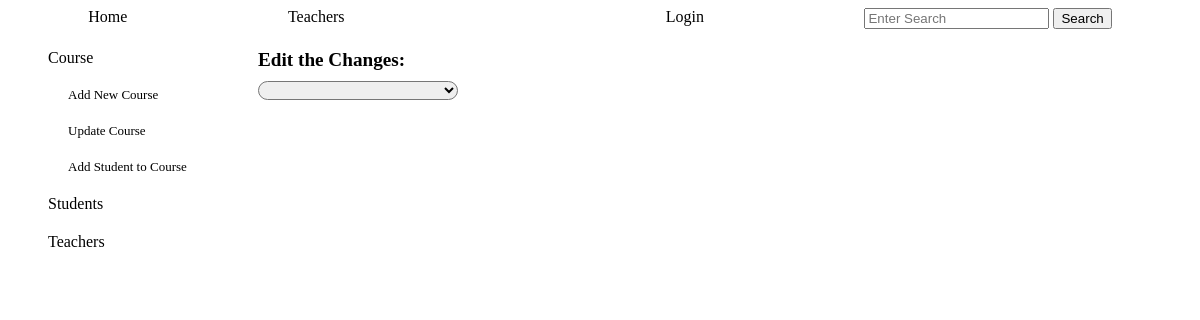
Before: /chosen_course/7 with the older database file.
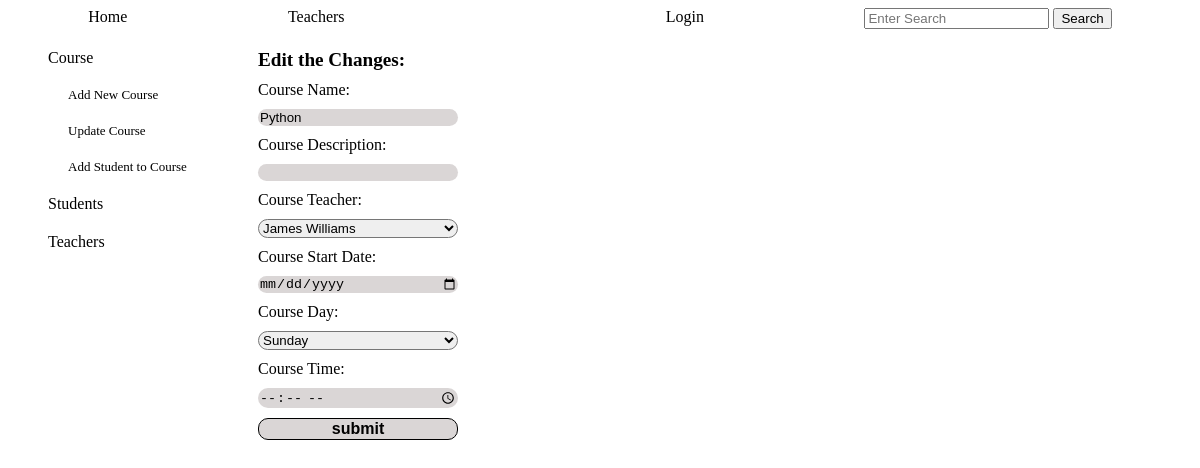
After: the same page with the newer database file.
### tables this page shows
CREATE TABLE courses (
        id INTEGER PRIMARY KEY,
        name TEXT NOT NULL,
        description TEXT,
        teacher_id TEXT NOT NULL,
        start TEXT,
        day TEXT,
        time TEXT, 
        FOREIGN KEY (teacher_id) REFERENCES teachers (id)
        );

CREATE TABLE teachers (
        id INTEGER PRIMARY KEY,
        name TEXT NOT NULL,
        email TEXT NOT NULL UNIQUE,
        phone TEXT
        );

### app.py (the view)
@app.route('/chosen_course/<course_id>', methods=['GET', 'POST'])
def chosen_course_update(course_id):
    log=check_log()
    admin_dict=chek_admin()
    form2=['create']
    chosen_course={}
    chosen_course['title_chosen']='Edit the Changes:'
    course=crud.read_if('*',"courses","id", course_id)
    course_info=create_courses_objects(course)
    for c in course_info:
        c.start=crud.read_if('start',"courses","id", course_id)[0]
    chosen_course['course_info']=course_info
    chosen_course['teachers']=create_teachers_objects(crud.read_all('teachers'))
    teacher_info=[]
    for course in course_info:
        for teacher in create_teachers_objects(crud.read_all('teachers')):
            if course.teacher_id==str(teacher.tid):
                teacher_info.append(teacher.tid)
                teacher_info.append(teacher.name)
    if request.method=='POST':
        name=request.form['name'].title()
        description=request.form['description']
        teacher_id=request.form['teacher_id']
        start=request.form['start']
        day=request.form['day']
        time=request.form['time']
        crud.update_if('courses', 'name, description, teacher_id, start, day, time', f"'{name}', '{description}', '{teacher_id}', '{start}', '{day}', '{time}'",'id', course_id)
        return redirect(url_for('course_info', course_id=course_id))
    else:
        return render_template('update_courses.html', log=log, admin_dict=admin_dict, form='', form2=form2 ,chosen_course=chosen_course, teacher_info=teacher_info)

### app.py (called while the page is built)
def check_log():
    log_result={}
    if "name" in session:
        link='/logout'
        log='Logout'
        log_result['link']=link
        log_result['log']=log
        return log_result
    else:
        link='/login'
        log='Login'
        log_result['link']=link
        log_result['log']=log
        return log_result

def chek_admin():
    if "role" in session:
        if session['role']=='admin':
            admin_dict={}
            admin_dict['id']=session['id']
            admin_dict['link']=f"/administrator/{session['id']}"
            admin_dict['word']='Administrator'
            return admin_dict
        else:
            admin_dict=''
            return admin_dict

### crud.py (called while the page is built)
def read_all(table):
    return query(f"SELECT * FROM {table}")

def read_if(column, table, value, condition):
    return query(f"SELECT {column} FROM {table} WHERE {value}='{condition}'")

### functions.py (called while the page is built)
def create_courses_objects(courses: list):
    courses_objects=[classes.Course(course[0], course[1], course[2], course[3], course[4], course[5], course[6] ) for course in courses]
    for c in courses_objects:
        c.start=f'{c.start[8:]}-{c.start[5:7]}-{c.start[0:4]}'
    return courses_objects

### templates/update_courses.html (shortened to what this page needs)
{% include "admin_nav_courses.html" %}
    <div class="courses_update">
        <div class="main_chosen_course">
            <div class="title_chosen_course">{{chosen_course.title_chosen}}</div>
            <form class="info_chosen_course" action="" method="POST">
                {% for course in chosen_course.course_info %}
                Course Name: <input type="text" name="name" value="{{course.name}}" >
                Course Description: <input type="text" name="description" value="{{course.description}}">
                Course Teacher:
                {% endfor %}
                {% for f in form2 %}
                    <select name="teacher_id" id="">
                        <option value="{{teacher_info[0]}}">{{teacher_info[1]}}</option>
                    {% for teacher in chosen_course.teachers %}
                        <option name="" value="{{teacher.tid}}">{{teacher.name}}</option>
                    {% endfor %}
                    </select>
                {% endfor %}
                    {% for course in chosen_course.course_info %}
                    Course Start Date: <input type="date" name="start" value="{{course.start[0]}}" >
                    Course Day: <select name="day" id="">
                    <option value="{{course.day}}">{{course.day}}</option>
                    </select>
                    Course Time: <input type="time" name="time" value="{{course.time}}">
                <input id="submit" type="submit" value="submit">
                {% endfor %}
            </form>
        </div>
    </div>
</div>

Changed rows visible on the page:
added courses: name "Python", day "Sunday"
now on this page (row edited): teachers: teacher_id "James Williams"
